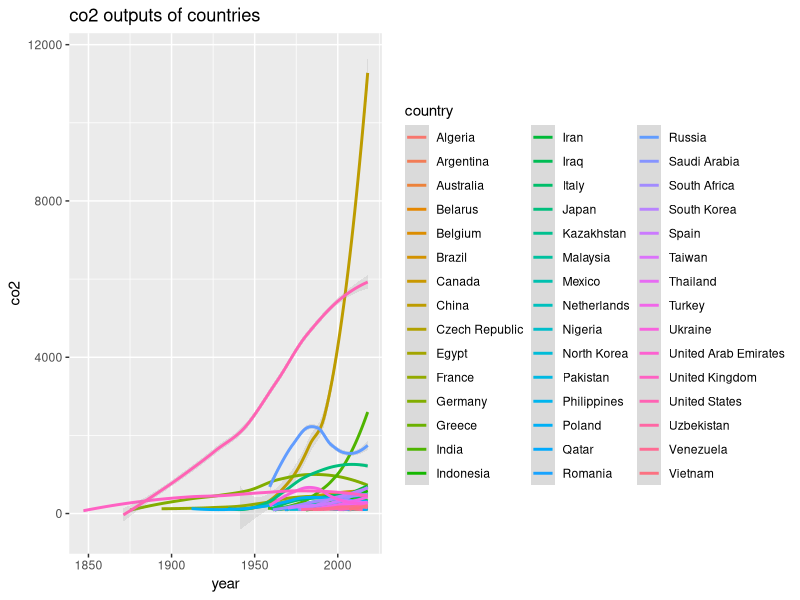
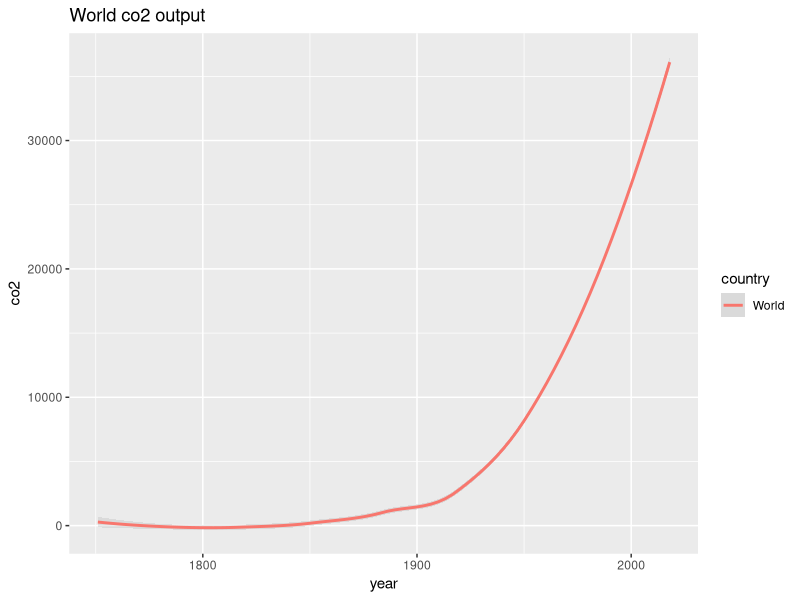
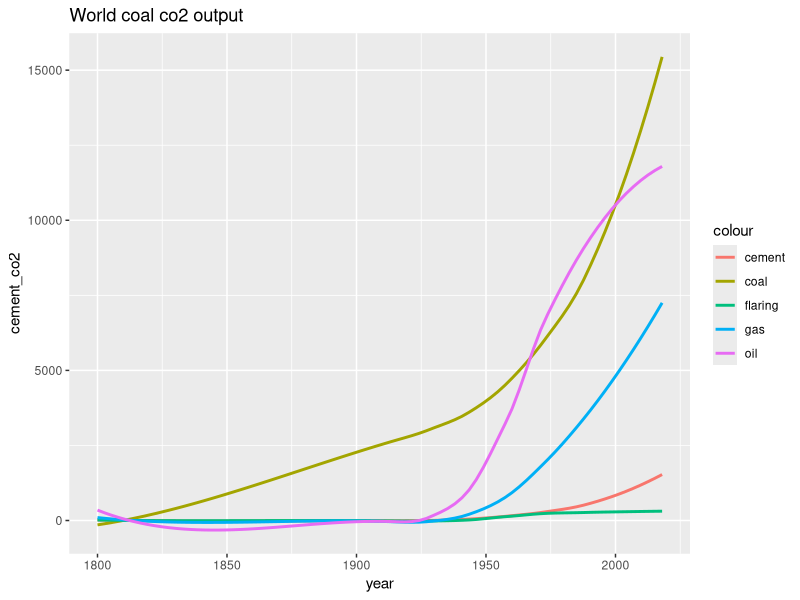
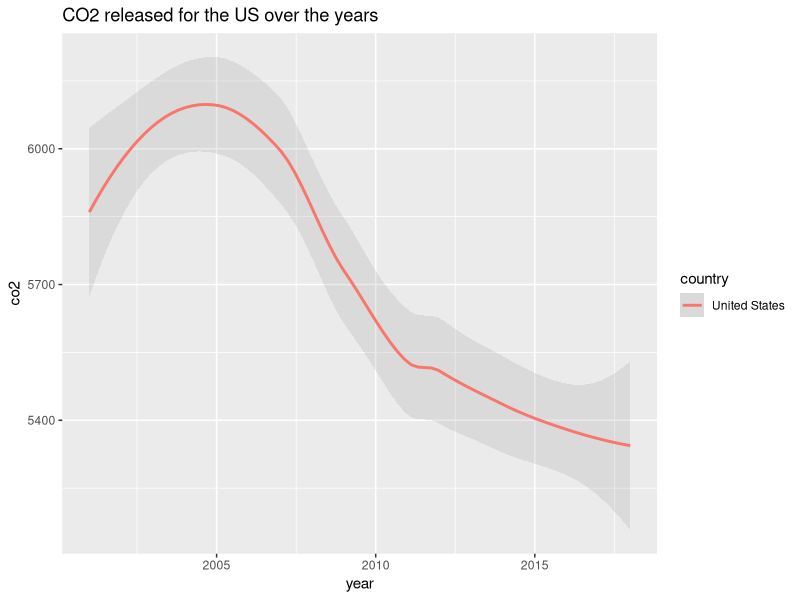
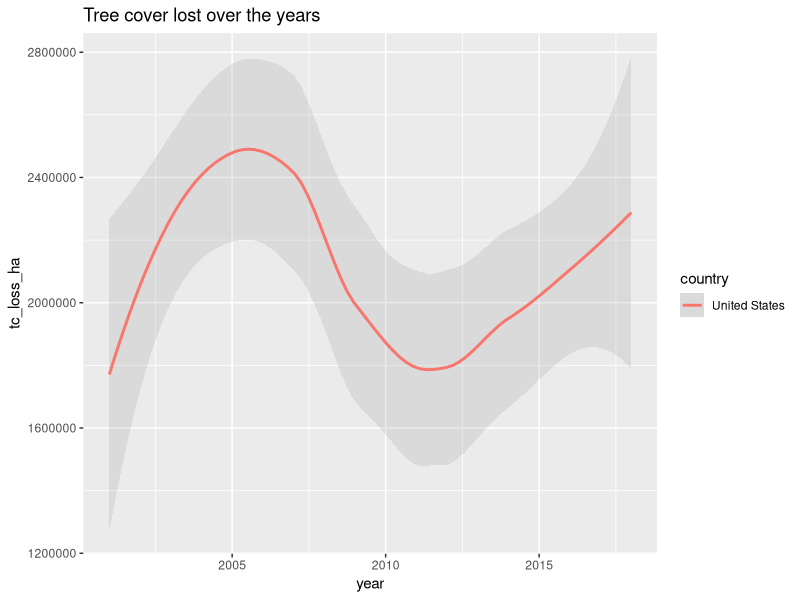
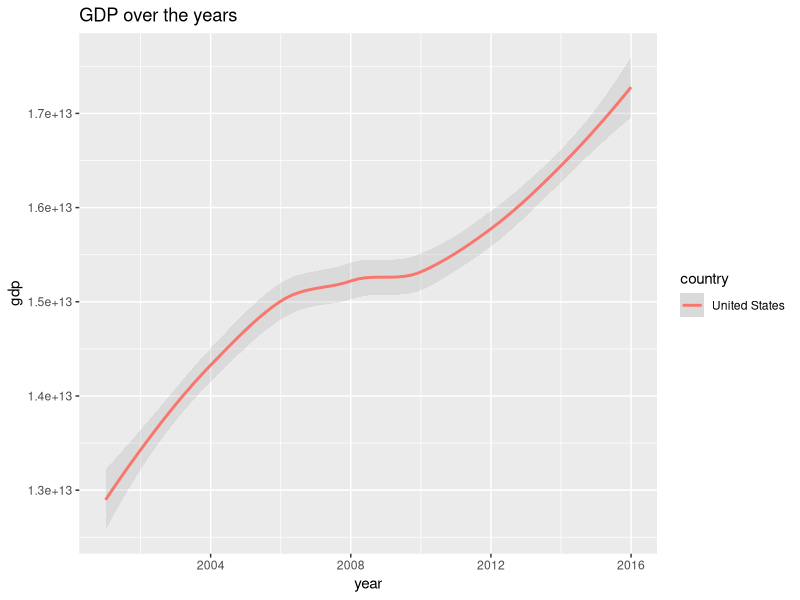
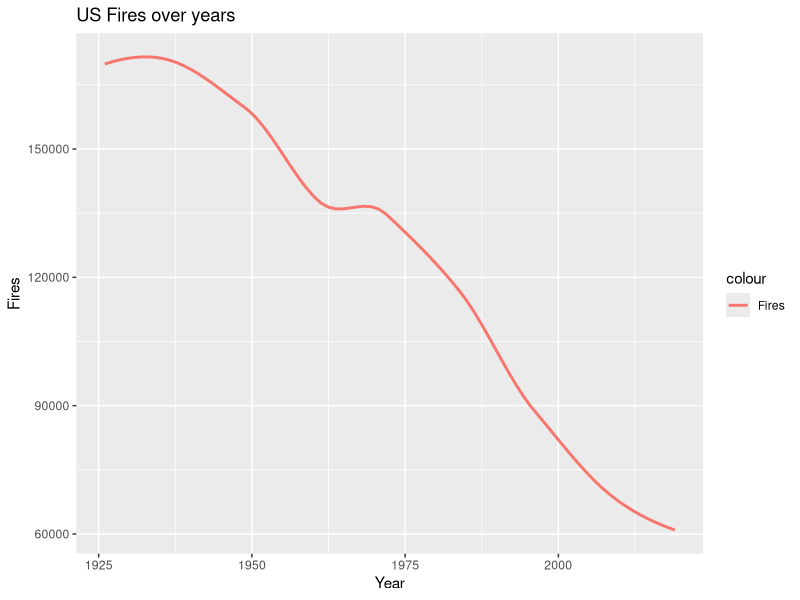
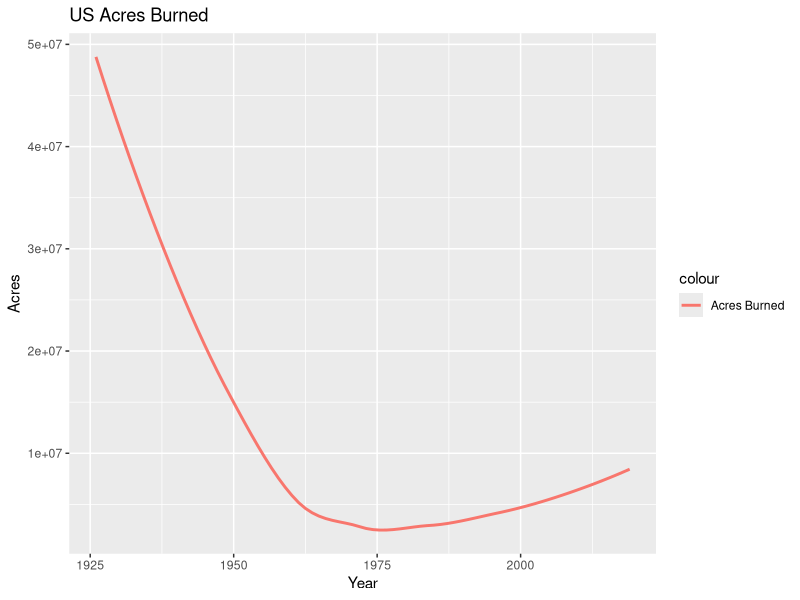

Write R code to recreate these figures, in order.
## ---- chunk 1
library(readr)
library(tidyverse)
library(ggplot2)
options(warn=-1)
## ---- chunk 2
co2.data <- read_csv("owid-co2-data.xlsx.csv")
## ---- chunk 3
tree.data <- read_csv("global_country_tree_cover_loss.csv")
## ---- chunk 4
fire.data <- read_csv("US_Fires.csv")
## ---- chunk 5
car.data <- read_csv("Annual_Emissions_per_Vehicle.csv")
electric.data <- read_csv("Electricity_Sources.csv")
## ---- chunk 6
co2.data <- filter(co2.data, iso_code != is.na(iso_code), co2 > 0)
head(co2.data)
## ---- chunk 7
ggplot(data = filter(co2.data, co2 > 100, country != "World"), mapping = aes(x=year, y=co2, color = country))+
  geom_smooth(alpha = 0.2)+
  ggtitle("co2 outputs of countries")
ggplot(data = filter(co2.data, country == "World"), mapping = aes(x=year, y=co2, color = country))+
  geom_smooth(alpha = 0.2)+
  ggtitle("World co2 output")
## ---- chunk 8
ggplot()+
  geom_smooth(data = filter(co2.data, country == "World"), se = FALSE, mapping = aes(x=year, y=cement_co2, color='cement'))+
  geom_smooth(data = filter(co2.data, country == "World"), se = FALSE, mapping = aes(x=year, y=coal_co2, color='coal'))+
  geom_smooth(data = filter(co2.data, country == "World"), se = FALSE, mapping = aes(x=year, y=flaring_co2, color='flaring'))+
  geom_smooth(data = filter(co2.data, country == "World"), se = FALSE, mapping = aes(x=year, y=gas_co2, color='gas'))+
  geom_smooth(data = filter(co2.data, country == "World"), se = FALSE, mapping = aes(x=year, y=oil_co2, color='oil'))+
  ggtitle("World coal co2 output")
## ---- chunk 9
head(tree.data)
## ---- chunk 10
tree.30threshold <- filter(tree.data, threshold == 30)
names(tree.30threshold)[7] <- "2001"
names(tree.30threshold)[8] <- "2002"
names(tree.30threshold)[9] <- "2003"
names(tree.30threshold)[10] <- "2004"
names(tree.30threshold)[11] <- "2005"
names(tree.30threshold)[12] <- "2006"
names(tree.30threshold)[13] <- "2007"
names(tree.30threshold)[14] <- "2008"
names(tree.30threshold)[15] <- "2009"
names(tree.30threshold)[16] <- "2010"
names(tree.30threshold)[17] <- "2011"
names(tree.30threshold)[18] <- "2012"
names(tree.30threshold)[19] <- "2013"
names(tree.30threshold)[20] <- "2014"
names(tree.30threshold)[21] <- "2015"
names(tree.30threshold)[22] <- "2016"
names(tree.30threshold)[23] <- "2017"
names(tree.30threshold)[24] <- "2018"
names(tree.30threshold)[25] <- "2019"
tree.pivot <- pivot_longer(tree.30threshold,c('2001','2002','2003','2004','2005','2006','2007','2008','2009','2010','2011','2012','2013','2014','2015','2016','2017','2018','2019'),names_to = "year", values_to = "tc_loss_ha")
head(tree.pivot)
## ---- chunk 11
tree.pivot$year <- as.double(tree.pivot$year)
tree.co2.data <- left_join(co2.data, tree.pivot) %>%
  filter(year > 2000)
head(tree.co2.data)
## ---- chunk 12
ggplot(data = filter(tree.co2.data, iso_code == 'USA'), mapping = aes(x=year, y=co2, color = country))+
  geom_smooth(alpha = 0.2)+
  ggtitle("CO2 released for the US over the years")
ggplot(data = filter(tree.co2.data, iso_code == 'USA'), mapping = aes(x=year, y=tc_loss_ha, color = country))+
  geom_smooth(alpha = 0.2)+
  ggtitle("Tree cover lost over the years")
ggplot(data = filter(tree.co2.data, iso_code == 'USA'), mapping = aes(x=year, y=gdp, color = country))+
  geom_smooth(alpha = 0.2)+
  ggtitle("GDP over the years")
## ---- chunk 13
head(fire.data)
summary(fire.data)
## ---- chunk 14
ggplot()+
  geom_smooth(data = fire.data, se=FALSE, mapping = aes(x=Year, y=Fires, color = 'Fires'))+
  ggtitle("US Fires over years")
ggplot()+
  geom_smooth(data = fire.data, se=FALSE, mapping = aes(x=Year, y=Acres, color = 'Acres Burned'))+
  ggtitle("US Acres Burned")
## ---- chunk 15
head(car.data)
head(electric.data)
